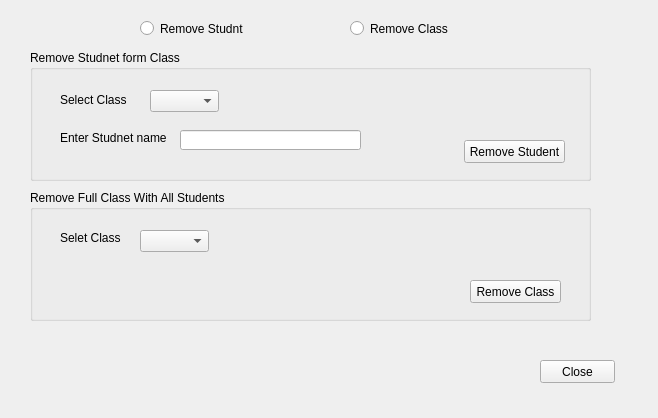
<?xml version="1.0" encoding="UTF-8"?>
<ui version="4.0">
 <class>RemoveStudent</class>
 <widget class="QWidget" name="RemoveStudent">
  <property name="geometry">
   <rect>
    <x>0</x>
    <y>0</y>
    <width>658</width>
    <height>418</height>
   </rect>
  </property>
  <property name="windowTitle">
   <string>Form</string>
  </property>
  <widget class="QGroupBox" name="groupBox">
   <property name="geometry">
    <rect>
     <x>30</x>
     <y>50</y>
     <width>561</width>
     <height>131</height>
    </rect>
   </property>
   <property name="title">
    <string>Remove Studnet form Class</string>
   </property>
   <widget class="QPushButton" name="pushButton">
    <property name="geometry">
     <rect>
      <x>434</x>
      <y>90</y>
      <width>101</width>
      <height>23</height>
     </rect>
    </property>
    <property name="text">
     <string>Remove Student</string>
    </property>
   </widget>
   <widget class="QComboBox" name="comboBox">
    <property name="geometry">
     <rect>
      <x>120</x>
      <y>40</y>
      <width>69</width>
      <height>22</height>
     </rect>
    </property>
   </widget>
   <widget class="QLabel" name="label">
    <property name="geometry">
     <rect>
      <x>30</x>
      <y>40</y>
      <width>71</width>
      <height>20</height>
     </rect>
    </property>
    <property name="text">
     <string>Select Class</string>
    </property>
   </widget>
   <widget class="QLabel" name="label_2">
    <property name="geometry">
     <rect>
      <x>30</x>
      <y>80</y>
      <width>111</width>
      <height>16</height>
     </rect>
    </property>
    <property name="text">
     <string>Enter Studnet name</string>
    </property>
   </widget>
   <widget class="QLineEdit" name="lineEdit">
    <property name="geometry">
     <rect>
      <x>150</x>
      <y>80</y>
      <width>181</width>
      <height>20</height>
     </rect>
    </property>
   </widget>
  </widget>
  <widget class="QGroupBox" name="groupBox_2">
   <property name="geometry">
    <rect>
     <x>30</x>
     <y>190</y>
     <width>561</width>
     <height>131</height>
    </rect>
   </property>
   <property name="title">
    <string>Remove Full Class With All Students</string>
   </property>
   <widget class="QPushButton" name="pushButton_2">
    <property name="geometry">
     <rect>
      <x>440</x>
      <y>90</y>
      <width>91</width>
      <height>23</height>
     </rect>
    </property>
    <property name="text">
     <string>Remove Class</string>
    </property>
   </widget>
   <widget class="QComboBox" name="comboBox_2">
    <property name="geometry">
     <rect>
      <x>110</x>
      <y>40</y>
      <width>69</width>
      <height>22</height>
     </rect>
    </property>
   </widget>
   <widget class="QLabel" name="label_3">
    <property name="geometry">
     <rect>
      <x>30</x>
      <y>40</y>
      <width>71</width>
      <height>16</height>
     </rect>
    </property>
    <property name="text">
     <string>Selet Class</string>
    </property>
   </widget>
  </widget>
  <widget class="QPushButton" name="pushButton_3">
   <property name="geometry">
    <rect>
     <x>540</x>
     <y>360</y>
     <width>75</width>
     <height>23</height>
    </rect>
   </property>
   <property name="text">
    <string>Close</string>
   </property>
  </widget>
  <widget class="QRadioButton" name="radioButton">
   <property name="geometry">
    <rect>
     <x>140</x>
     <y>20</y>
     <width>111</width>
     <height>17</height>
    </rect>
   </property>
   <property name="text">
    <string>Remove Studnt</string>
   </property>
  </widget>
  <widget class="QRadioButton" name="radioButton_2">
   <property name="geometry">
    <rect>
     <x>350</x>
     <y>20</y>
     <width>121</width>
     <height>17</height>
    </rect>
   </property>
   <property name="text">
    <string>Remove Class</string>
   </property>
  </widget>
 </widget>
 <resources/>
 <connections>
  <connection>
   <sender>pushButton_3</sender>
   <signal>clicked()</signal>
   <receiver>RemoveStudent</receiver>
   <slot>close()</slot>
   <hints>
    <hint type="sourcelabel">
     <x>586</x>
     <y>368</y>
    </hint>
    <hint type="destinationlabel">
     <x>817</x>
     <y>366</y>
    </hint>
   </hints>
  </connection>
  <connection>
   <sender>radioButton</sender>
   <signal>clicked()</signal>
   <receiver>RemoveStudent</receiver>
   <slot>removeStudentRadio()</slot>
   <hints>
    <hint type="sourcelabel">
     <x>209</x>
     <y>31</y>
    </hint>
    <hint type="destinationlabel">
     <x>209</x>
     <y>-80</y>
    </hint>
   </hints>
  </connection>
  <connection>
   <sender>radioButton_2</sender>
   <signal>clicked()</signal>
   <receiver>RemoveStudent</receiver>
   <slot>removeClassRedio()</slot>
   <hints>
    <hint type="sourcelabel">
     <x>406</x>
     <y>31</y>
    </hint>
    <hint type="destinationlabel">
     <x>404</x>
     <y>-80</y>
    </hint>
   </hints>
  </connection>
  <connection>
   <sender>pushButton</sender>
   <signal>clicked()</signal>
   <receiver>RemoveStudent</receiver>
   <slot>removeStudent()</slot>
   <hints>
    <hint type="sourcelabel">
     <x>530</x>
     <y>155</y>
    </hint>
    <hint type="destinationlabel">
     <x>737</x>
     <y>157</y>
    </hint>
   </hints>
  </connection>
  <connection>
   <sender>pushButton_2</sender>
   <signal>clicked()</signal>
   <receiver>RemoveStudent</receiver>
   <slot>removeClass()</slot>
   <hints>
    <hint type="sourcelabel">
     <x>539</x>
     <y>287</y>
    </hint>
    <hint type="destinationlabel">
     <x>813</x>
     <y>291</y>
    </hint>
   </hints>
  </connection>
 </connections>
 <slots>
  <slot>removeStudentRadio()</slot>
  <slot>removeClassRedio()</slot>
  <slot>removeStudent()</slot>
  <slot>removeClass()</slot>
 </slots>
</ui>
